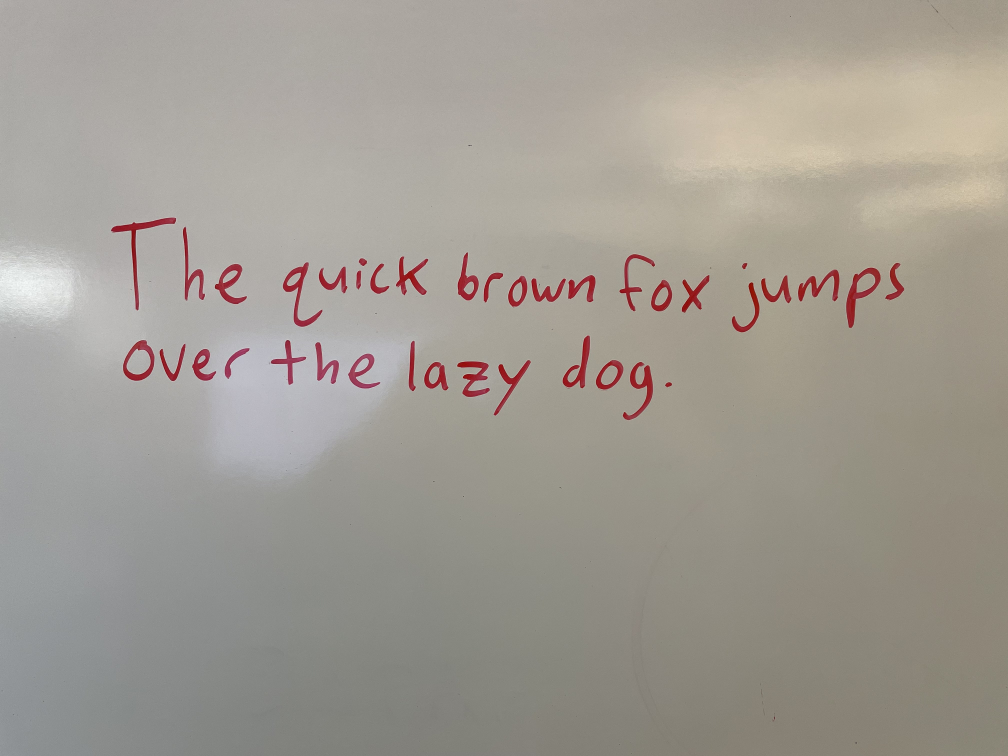
%> input picture IMG_6782.jpg, 4032 x 3024 px (shown at 1/4 size)
$ octave edgesd.m   (GNU Octave 9; MATLAB toolbox functions it lacks are replaced by stand-ins)
%> lines starting %> are read from the running program, lines starting %| are printed output that depends on the picture; in (x1, y1, x2, y2) boxes, pixels count from 0 and x2, y2 are one past the last pixel; in counts of white or black regions, pixels touching at a corner belong together; the program's own positions count from 1
% Sathyanarayan Rao (2022). Two dimensional Gaussian Hi-pass and Low pass Image Filter
% (https://www.mathworks.com/matlabcentral/fileexchange/46812-two-dimensional-gaussian-hi-pass-and-low-pass-image-filter),
% MATLAB Central File Exchange. Retrieved March 30, 2022.

cd('/Users/jamesdavid/Documents/Winter2022/EECS 351/project/matlabHandwriting/');

% emnist = load('Matlab/emnist-byclass.mat');
% model = load('Matlab/tree_emnist.mat');

close all;
pic = im2double(imread('IMG_6782.jpg'));
pic = im2gray(pic);

pic = pic'; %new
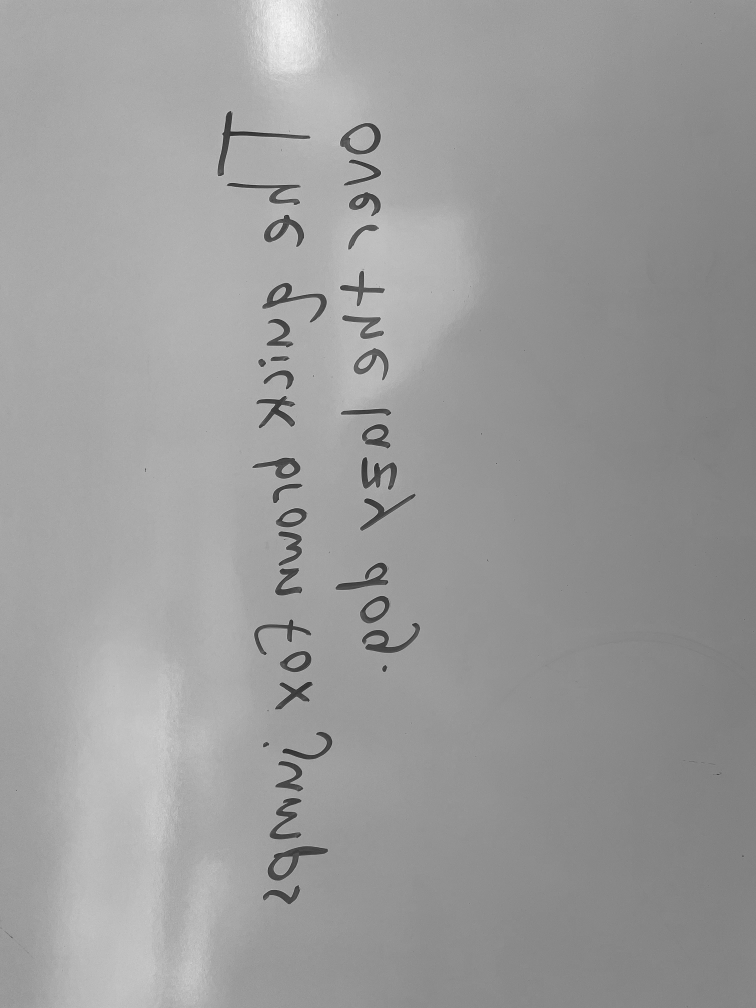
%> pic: size 4032x3024 double (shown at 1/4 size); min 0.0186, max 0.999, mean 0.612; mean of the top-left, top-right, bottom-left and bottom-right quarters 0.666, 0.581, 0.651, 0.549
pic = flip(pic,1);
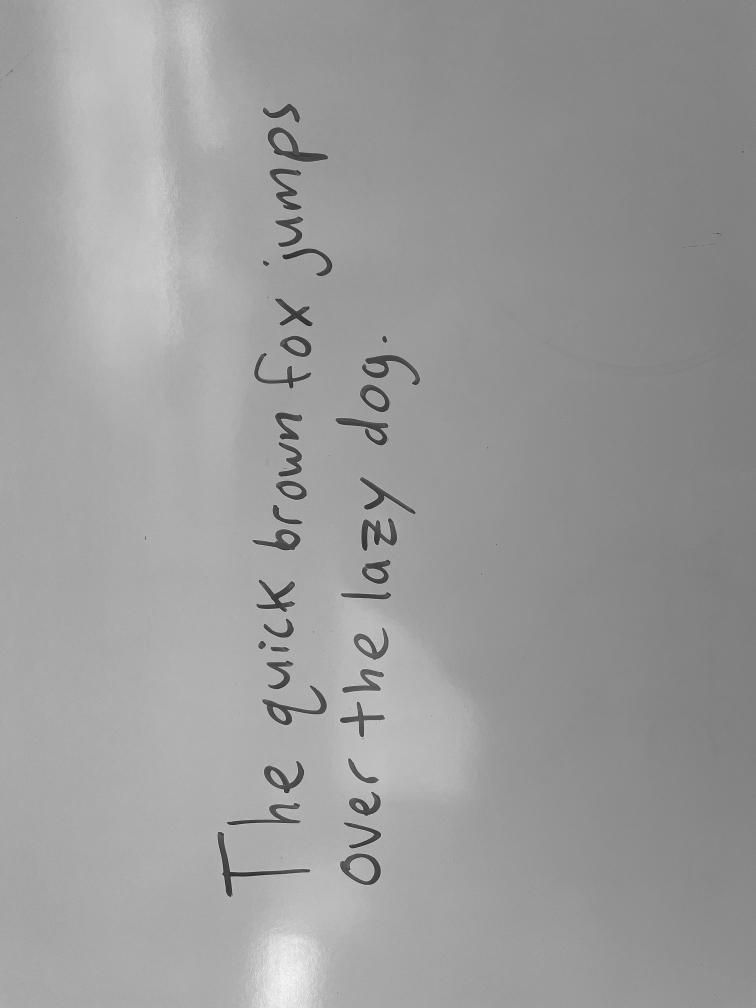
%> pic: size 4032x3024 double (shown at 1/4 size); min 0.0186, max 0.999, mean 0.612; mean of the top-left, top-right, bottom-left and bottom-right quarters 0.651, 0.549, 0.666, 0.581

A = fft2(pic);
A1 = fftshift(A);

[M N]=size(A); % image size
%> M = 4032; N = 3024
R=10; % filter size parameter
X=0:N-1;
%> X = 3024 values from 0 to 3023
Y=0:M-1;
%> Y = 4032 values from 0 to 4031
[X Y]=meshgrid(X,Y);
Cx=0.5*N;
%> Cx = 1512
Cy=0.5*M;
%> Cy = 2016
Lo=exp(-((X-Cx).^2+(Y-Cy).^2)./(2*R).^2);
Hi=1-Lo;

K=A1.*Hi;
K1=ifftshift(K);
B2=ifft2(K1);
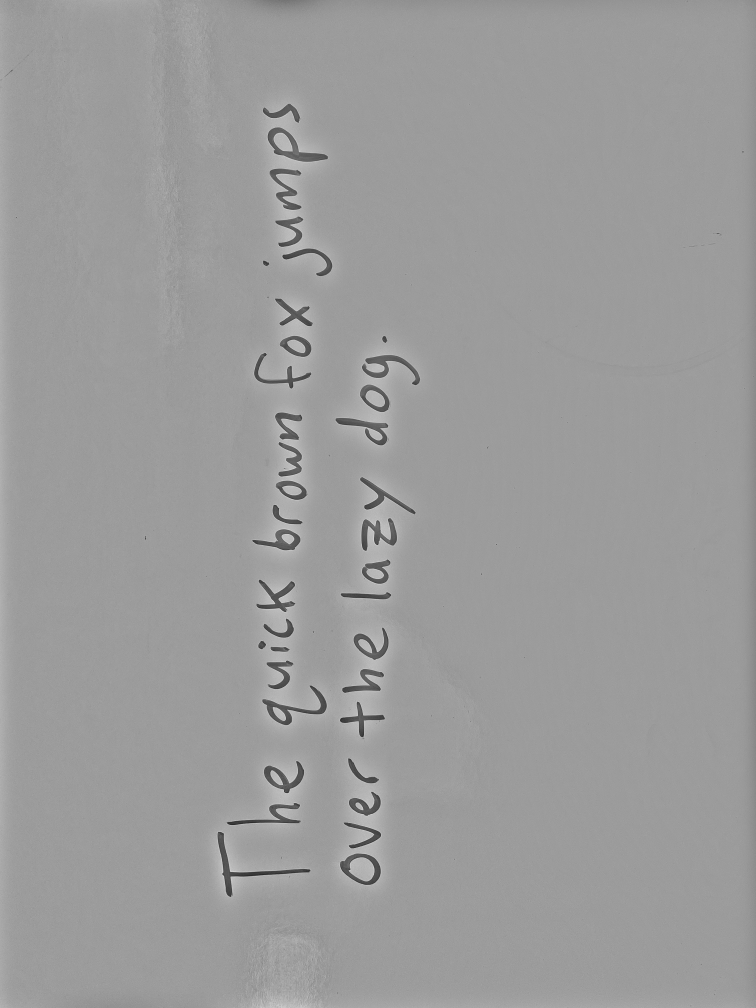
%> B2: size 4032x3024 double (shown at 1/4 size); min -0.616, max 0.39, mean -2.1e-19; drawn with min black and max white

sx = [-1 0 1;-2 0 2;-1 0 1];
sy = [-1 -2 -1;0 0 0;1 2 1];
picx = abs(conv2(B2,sx));
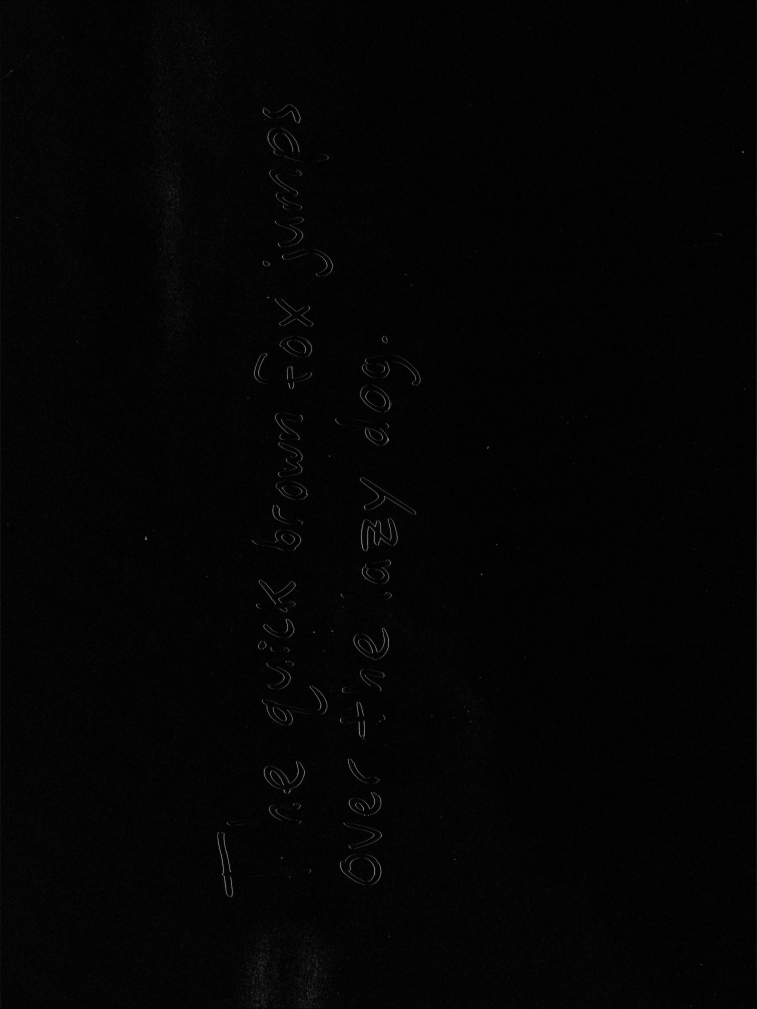
%> picx: size 4034x3026 double (shown at 1/4 size); min 1.1e-10, max 2.89, mean 0.0479; drawn with min black and max white
picy = abs(conv2(B2,sy));
eimg = picx+picy;


text = imbinarize(eimg);
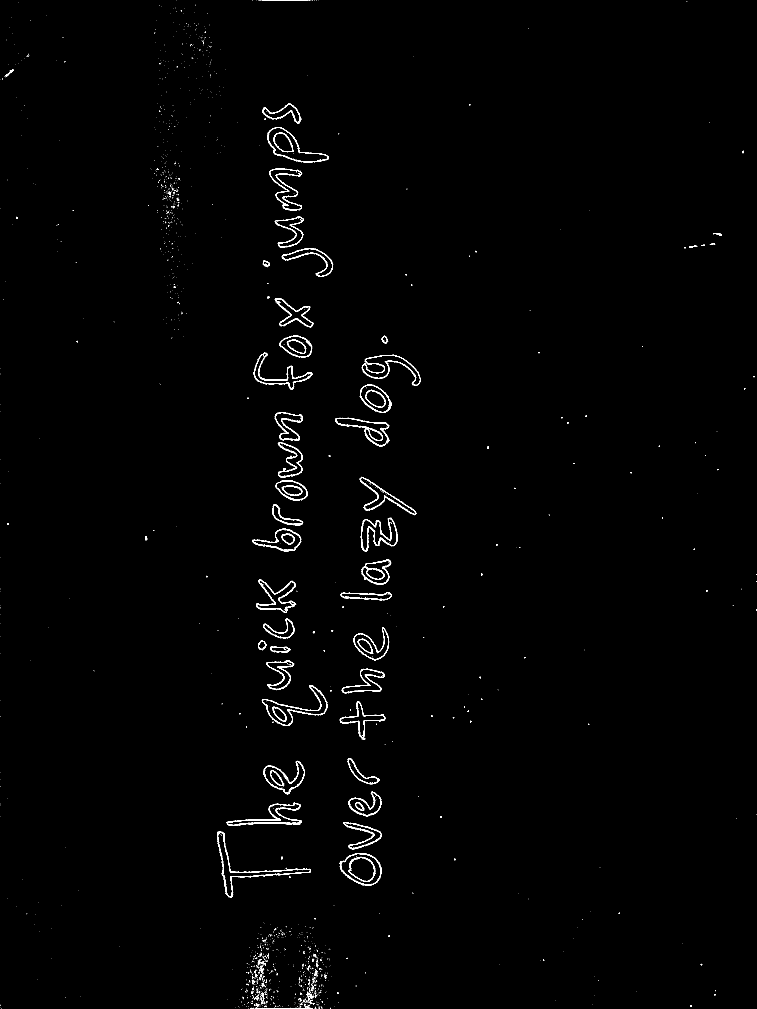
%> text: size 4034x3026 logical (shown at 1/4 size); 0.7% white in thin lines or dots
text = bwareaopen(imfill(text,"holes"),30);
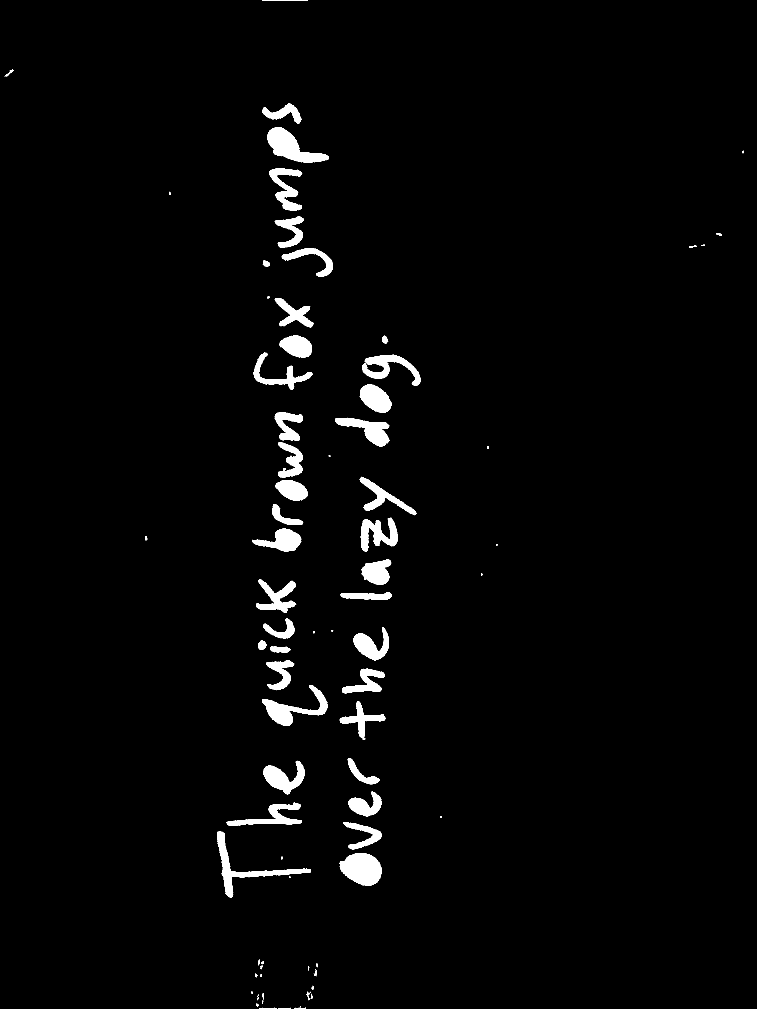
%> text: size 4034x3026 logical (shown at 1/4 size); 2.3% white; 80 white regions, largest, box (x1, y1, x2, y2) and area: (1359, 3413, 1526, 3543) 15842, (1069, 509, 1314, 650) 15530, (869, 3326, 1244, 3590) 13296
text = bwpropfilt(text, 'Area', 200);

sw1 = 0;
nones = 0;
%> (the run ends here)
